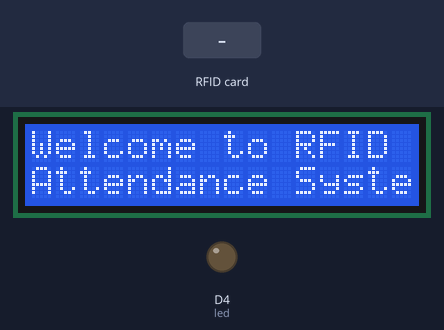
The sketch below on a simulated ESP8266 (NodeMCU). Parts: 16×2 character LCD, output pins drawn as LEDs (lit = HIGH). Inputs (shaded band) come from the test bench. WiFi joins after 1.5 s; servers stay silent unless stated; uploads are accepted with an empty reply; what the sketch prints to the serial monitor is not drawn.

Above: at 4.7 s.
At 7.8 s:
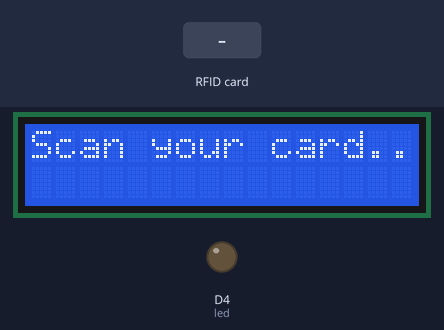
7.9 s: RFID card 5E 7A 19 C4 held to the reader
At 8.4 s:
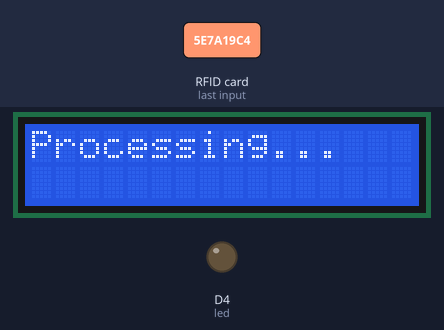
At 9.9 s:
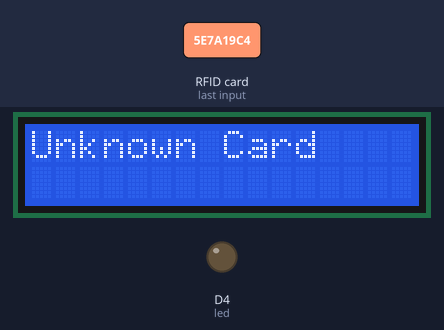
Timing chart, 0 to 11.4 s (numbered marks = the images above; inputs shaded):
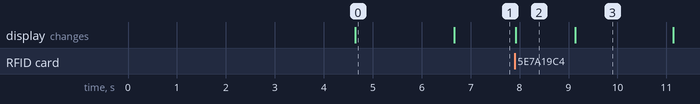

Measured:
- after the input at 7.9 s, the display: changes at once (image 2)
- what the display in image 0 shows lasts 2.1 s, from 4.6 s to 6.7 s
- what the display in image 2 shows lasts 1.2 s, from 7.9 s to 9.1 s

The sketch:

NodeMCU_RFIDv2_0.ino
```cpp
#include <SPI.h>
#include <MFRC522.h>

#include <ESP8266WiFi.h>
#include <ESP8266HTTPClient.h>

#include <Wire.h>
#include <LiquidCrystal_I2C.h>

#define SS_PIN  D8  //D2
#define RST_PIN D3  //D1
#define led D4

MFRC522 mfrc522(SS_PIN, RST_PIN); // Create MFRC522 instance.
LiquidCrystal_I2C lcd(0x27, 16, 2);  // LCD address 0x3F, 16x2 display

/* Set these to your desired credentials. */
const char *ssid = "INFINITY°_5GHz";
const char *password = "Sarat3214";
const char* device_token  = "80ab5096e20a57dc";
//************************************************************************
String URL = "https://rfid.pingayush.in/getdata.php"; // Server URL
String getData, Link;
String OldCardID = "";
unsigned long previousMillis = 0;
//************************************************************************
void setup() {
  delay(1000);
  Serial.begin(115200);
  SPI.begin();  // Init SPI bus
  mfrc522.PCD_Init(); // Init MFRC522 card
  //---------------------------------------------
  connectToWiFi();

  // Initialize LCD
  lcd.init();
  lcd.backlight();
  pinMode(led, OUTPUT);

  // Welcome Message
  lcd.setCursor(0, 0);
  lcd.print("Welcome to RFID");
  lcd.setCursor(0, 1);
  lcd.print("Attendance System");
  delay(2000);
  lcd.clear();
}

//************************************************************************
void loop() {
  // Reconnect if Wi-Fi is disconnected
  if (!WiFi.isConnected()) {
    connectToWiFi();
  }

  // Reset OldCardID every 15 seconds
  if (millis() - previousMillis >= 15000) {
    previousMillis = millis();
    OldCardID = "";
  }

  lcd.setCursor(0, 0);
  lcd.print("Scan your card...");
  delay(50);

  // Look for a new card
  if (!mfrc522.PICC_IsNewCardPresent()) {
    return;
  }

  // Select the card
  if (!mfrc522.PICC_ReadCardSerial()) {
    return;
  }

  // Read Card ID
  String CardID = "";
  for (byte i = 0; i < mfrc522.uid.size; i++) {
    CardID += mfrc522.uid.uidByte[i];
  }

  if (CardID == OldCardID) {
    return;
  } else {
    OldCardID = CardID;
  }

  // Clear LCD and display "Processing..."
  lcd.clear();
  lcd.setCursor(0, 0);
  lcd.print("Processing...");
  delay(1000);

  // Send the scanned Card ID
  SendCardID(CardID);
  delay(1000);
}

//************send the Card UID to the website*************
void SendCardID(String Card_uid) {
  Serial.println("Sending the Card ID");

  if (WiFi.isConnected()) {
    HTTPClient http;
    WiFiClientSecure client;
    client.setInsecure(); // Bypass SSL certificate verification

    // Prepare GET request
    getData = "?card_uid=" + String(Card_uid) + "&device_token=" + String(device_token);
    Link = URL + getData;
    http.begin(client, Link);

    http.setFollowRedirects(HTTPC_STRICT_FOLLOW_REDIRECTS); // Follow redirects

    int httpCode = http.GET();
    String payload = http.getString();

    Serial.println(httpCode);   // Print HTTP return code
    Serial.println(Card_uid);   // Print Card ID
    Serial.println(payload);    // Print response

    lcd.clear();

    if (httpCode == 200) {
      if (payload.substring(0, 5) == "login") {
        String user_name = payload.substring(5);
        lcd.setCursor(0, 0);
        lcd.print(user_name);
        digitalWrite(led, HIGH);
        lcd.setCursor(0, 1);
        lcd.print("Welcome, Enter!");
        delay(200);
        digitalWrite(led, LOW);
        delay(200);
        digitalWrite(led, HIGH);
        delay(200);
        digitalWrite(led, LOW);
        delay(200);
        digitalWrite(led, HIGH);
        delay(200);
        digitalWrite(led, LOW);
        delay(200);
        digitalWrite(led, HIGH);
        delay(200);
        digitalWrite(led, LOW);
        delay(200);
      }
      else if (payload.substring(0, 6) == "logout") {
        String user_name = payload.substring(6);
        lcd.setCursor(0, 0);
        lcd.print(user_name);
        lcd.setCursor(0, 1);
        lcd.print("Logout, Have a Nice Day!");
      }
      else {
        lcd.setCursor(0, 0);
        lcd.print("Unknown Card");
      }
    } else {
      lcd.setCursor(0, 0);
      lcd.print("Error Sending ID");
    }

    delay(2000);
    lcd.clear();
  }
}

//********************connect to the WiFi******************
void connectToWiFi() {
  WiFi.mode(WIFI_OFF);
  delay(1000);
  WiFi.mode(WIFI_STA);

  Serial.print("Connecting to ");
  Serial.println(ssid);
  WiFi.begin(ssid, password);

  while (WiFi.status() != WL_CONNECTED) {
    delay(500);
    Serial.print(".");
  }

  Serial.println("\nConnected");
  Serial.print("IP address: ");
  Serial.println(WiFi.localIP());

  delay(1000);
}
```
